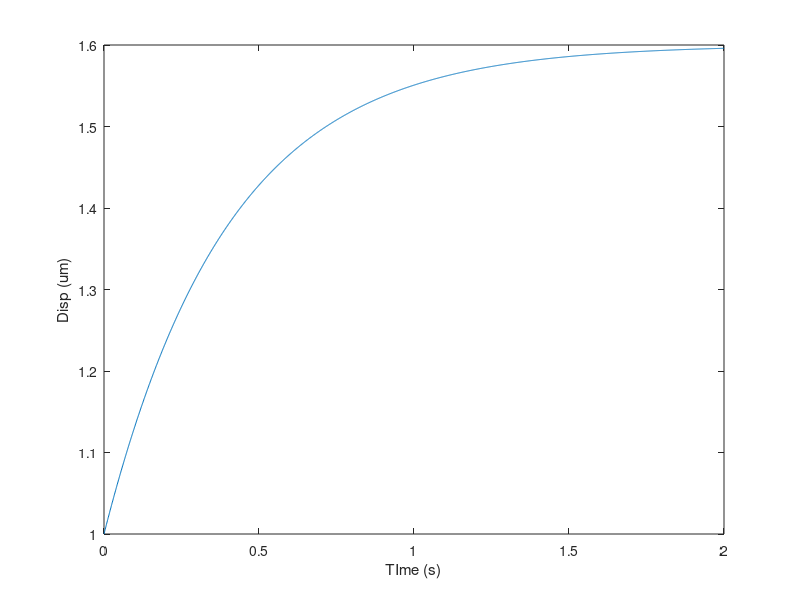
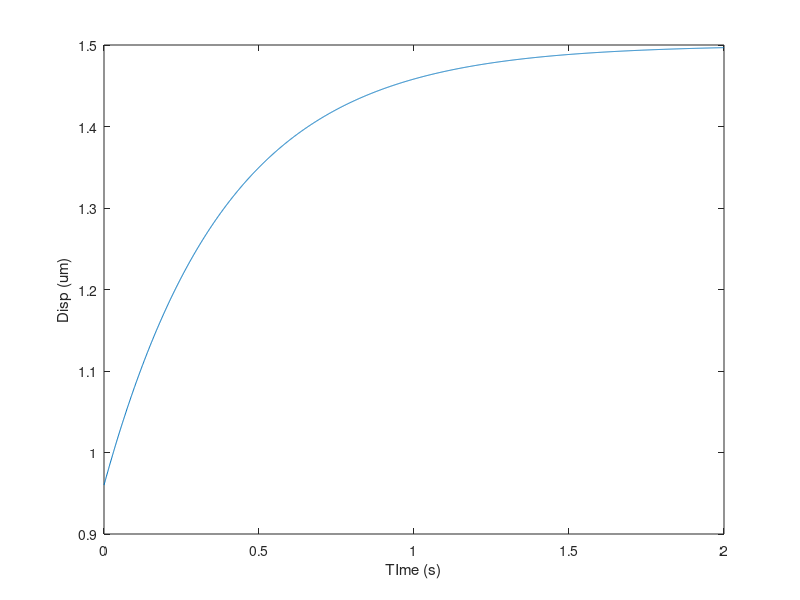

MATLAB code to generate these figures, in order:
%% Problem 1
k0=750; % pN/um
k1=2000/1.6; % pN/um
eta0=187.5; % pN*s/um


tau=eta0*(k0+k1)/(k0*k1);

F0=2000;% pN
t=0:.001:2;
x=F0*(1/k1)*(1-(k0/(k0+k1))*exp(-t/tau));
figure(1)
plot(t,x)
ylabel("Disp (um)")
xlabel("TIme (s)")

%% Problem 2
% k0=4000/1.5;
% k1=2000/1.5;
% eta0=533;
k0=750;
k1=2000/1.5;% just changed k1
eta0=187.5;

tau=eta0*(k0+k1)/(k0*k1);

F0=2000;
t=0:.001:2;
x=F0*(1/k1)*(1-(k0/(k0+k1))*exp(-t/tau));
figure(2)
plot(t,x)
ylabel("Disp (um)")
xlabel("TIme (s)")
